Frame 1 (no input): blank canvas, image omitted
Frame 60 (no input): blank canvas, image omitted
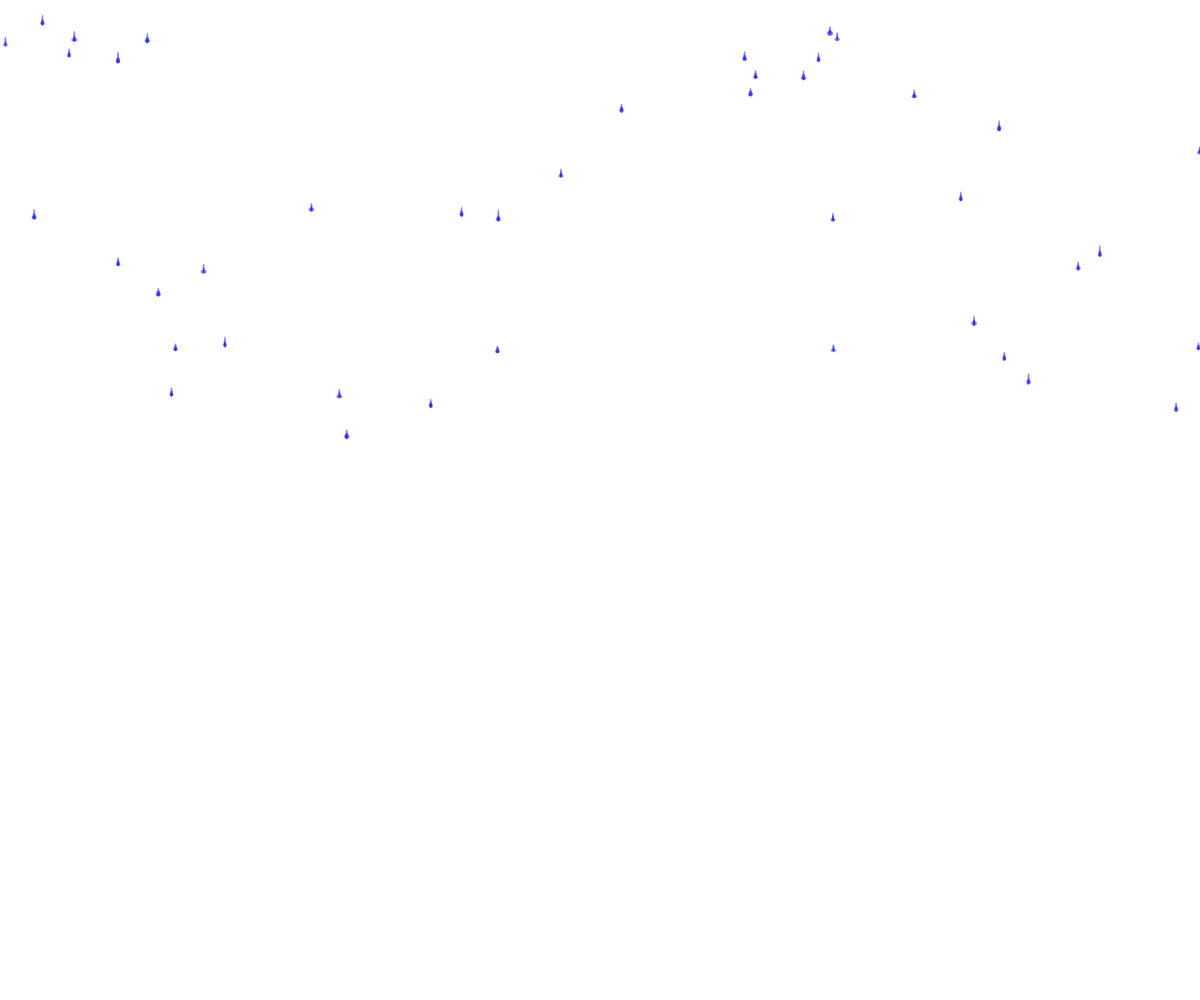
Frame 120 (the mouse pressed at the canvas centre since frame 60)

The p5.js sketch whose frames 1 and 60 were blank and that drew this single picture after the mouse press (run headless with seeded random() and noise() and a simulated clock; from frame 60 on, the mouse is pressed at the canvas centre):

// p5.js sketch
// ── sketch.js
var rainFall = []

function setup() {
  createCanvas(windowWidth, windowHeight);
  for(var i = 0; i < 100; i++) {
    rainFall[i] = new Drop();
  }
}

function draw() {
  background(255,255,255,255);
  for(var i = 0; i < 100; i++) {
    rainFall[i].create();
    rainFall[i].rain();
  } 
}

function Drop() {
  this.x = random(0, width);
  this.y = random(0, -height);
  
  this.create = function() {
    noStroke();
    fill(color(0, 0, 255, 120));
    ellipse(this.x, this.y, random(4, 6), random(3, 5)); 
    ellipse(this.x, this.y-1, random(2, 4), 6, 150);
    ellipse(this.x, this.y-random(2,4), random(2, 2), random(6, 12), 70);
  }
  this.rain = function() {
    this.speed = random(1, 5);
    this.gravity = 1.2;
    this.y = this.y + this.speed*this.gravity;  
    
    if (this.y > height) {
      this.y = random(0, -height);
      this.gravity = 0;
    }
  }
}
